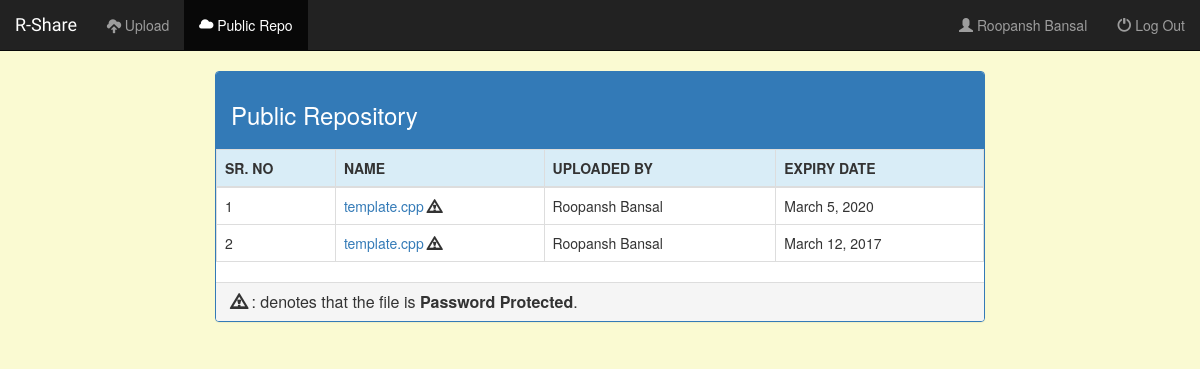
Page /share/public/ (signed in) on the committed database.
### share/models.py (models this page shows, shortened)
class File(models.Model):
    file = models.FileField(upload_to='%Y/%m/%d', help_text="Choose the file to upload.")
    uploaded_by = models.ForeignKey(User, on_delete=models.CASCADE, null=True)
    password_set = models.BooleanField(default=False, help_text="Do you want to set any password to the uploaded file")
    password = models.CharField(max_length=150, null=True, blank=True, help_text="Password of the file")
    day_1weeklater = date.today() + timedelta(days = 7)
    expiry_date = models.DateField(default=day_1weeklater, help_text="Choose the expiry date of the file. NOTE: By default, the file would expire after 7 days of uploading")
    public = models.BooleanField(default=False, help_text="Do you want the file to appear in the public repo")
    def filename(self):
        return os.path.basename(self.file.name)

### share/views.py (the view)
def public(request):
    publicFiles = File.objects.filter(public="True", expiry_date__gte=date.today())
    return render(request, 'share/publiclist.html', {'publicFiles': publicFiles, 'today':date.today()- timedelta(days=1)})

### share/templates/share/publiclist.html (shortened to what this page needs)
{% extends 'share/base.html'  %}
{% block public-active %}
    active
{% endblock %}
{% block body %}
    <div class="container-fluid">
        <div class="row">
            <div class="col-sm-12 col-md-10 col-lg-8 col-md-offset-1 col-lg-offset-2">
                <div class="panel panel-primary">
                    <div class="panel-heading"><h3>Public Repository</h3></div>
                    {% if publicFiles.count != 0 %}
                        <div class="panel-content"><table class="table table-bordered table-responsive table-hover">
                            <thead>
                                <tr class="info">
                                    <th>SR. NO</th>
                                    <th>NAME</th>
                                    <th>UPLOADED BY</th>
                                    <th>EXPIRY DATE</th>
                                </tr>
                            </thead>
                            <tbody>
                                {% for file in publicFiles %}
                                    {% if file.expiry_date <= today %}
                                        <tr class="danger">
                                            <td>{{ forloop.counter }}</td>
                                            <td>{{ file.filename}}</td>
                                            <td>{% if file.uploaded_by %}
                                                    {{ file.uploaded_by.first_name }} {{ file.uploaded_by.last_name }}
                                                {% else %}
                                                    Guest Account
                                                {% endif %}
                                            </td>
                                            <td class="alert-danger">{{ file.expiry_date }}</td>
                                        </tr>
                                    {% else %}
                                        <tr class="">
                                            <td>{{ forloop.counter }}</td>
                                            <td><a href="{% url 'share:download' file.pk %}" target="_blank">{{ file.filename}}</a>
                                                {% if file.password_set %}
                                                    <span class="glyphicon glyphicon-warning-sign"></span>
                                                {% endif %}
                                            </td>
                                            <td>
                                                {% if file.uploaded_by %}
                                                    {{ file.uploaded_by.first_name }} {{ file.uploaded_by.last_name }}
                                                {% else %}
                                                    Guest Account
                                                {% endif %}
                                            </td>
                                            <td>{{ file.expiry_date }}</td>
                                        </tr>
                                    {% endif %}
                                {% endfor %}
                            </tbody>
                        </table></div>
                    <div class="panel-footer"><h5 class="panel-title"><span class="glyphicon glyphicon-warning-sign"></span>&nbsp;: denotes that the file is <strong>Password Protected</strong>.</h5></div>
                    {% else %}
                        <p><strong>No public files Found on the Database.</strong></p>
                    {% endif %}
                </div>
            </div>
        </div>
    </div>
{% endblock %}

### share/templates/share/base.html (shortened to what this page needs)
<!DOCTYPE html>
<html lang="en">
<head>
    {% load staticfiles %}
    <link rel="stylesheet" href="https://maxcdn.bootstrapcdn.com/bootstrap/3.3.7/css/bootstrap.min.css">
    <link rel="stylesheet" href="{% static 'share/main.css' %}">
</head>
<body>
    <nav class="navbar navbar-inverse navbar-static-top">
        <div class="container-fluid">
            <div class="navbar-header">
                <a class="navbar-brand" href="{% url 'share:home' %}">R-Share</a>
            </div>
            <div class="collapse navbar-collapse" id="TopNavBar">
                <ul class="nav navbar-nav">
                    <li class="{% block upload-active %}{% endblock %}">
                        <a href="{% url 'share:index' %}"><span class="glyphicon glyphicon-cloud-upload" aria-hidden="true"></span>&nbsp;Upload</a>
                    </li>
                    <li class="{% block public-active %}{% endblock %}">
                        <a href="{% url 'share:public' %}"><span class="glyphicon glyphicon-cloud" aria-hidden="true"></span>&nbsp;Public Repo</a>
                </ul>
                <ul class="nav navbar-nav navbar-right">
                    {% if user.is_authenticated %}
                        <li>
                            <a><span class="glyphicon glyphicon-user"></span>&nbsp;{{ user.first_name }} {{ user.last_name }}</a>
                        </li>
                        <li>
                            <a href="{% url 'share:logout' %}"><span class="glyphicon glyphicon-off"></span>&nbsp;Log Out</a>
                        </li>
                    {% endif %}
                </ul>
            </div>
        </div>
    </nav>
    {% block body %}
    {% endblock %}
</body>
</html>

### share/static/share/main.css (style rules this page uses)
body { background-color: lightgoldenrodyellow; }
.navbar-brand { font-family: 'Satisfy' , cursive; }

### rows in the picture
File: filename "template.cpp", password_set True (drawn), uploaded_by.first_name "Roopansh", uploaded_by.last_name "Bansal", expiry_date "March 5, 2020"
File: filename "template.cpp", password_set True (drawn), uploaded_by.first_name "Roopansh", uploaded_by.last_name "Bansal", expiry_date "March 12, 2017"

### other values in the picture
{{ user.first_name }} "Roopansh"
{{ user.last_name }} "Bansal"
